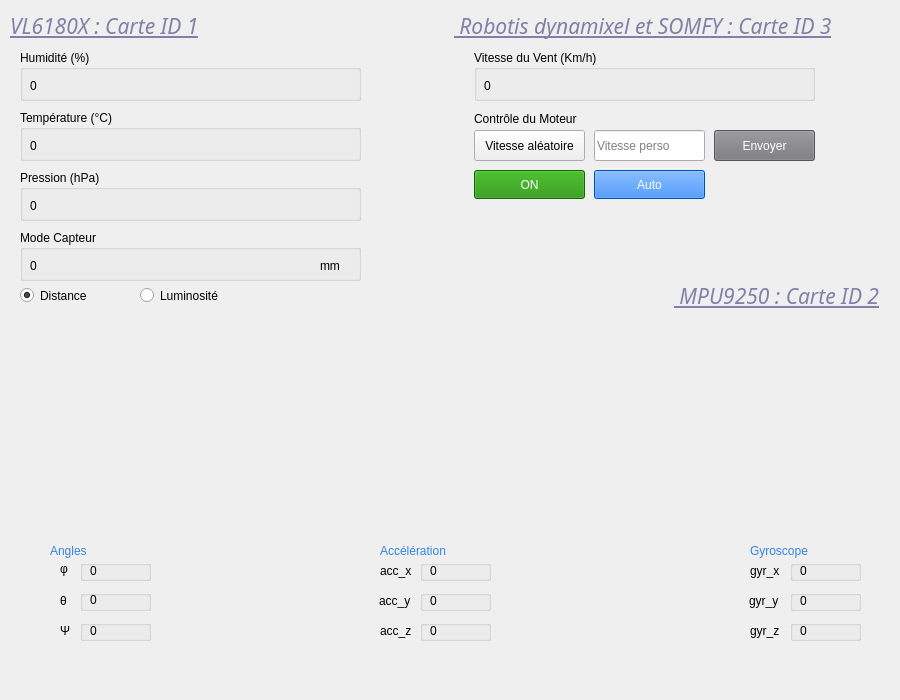
<?xml version="1.0" encoding="UTF-8"?>
<ui version="4.0">
 <class>MainWindow</class>
 <widget class="QMainWindow" name="MainWindow">
  <property name="geometry">
   <rect>
    <x>0</x>
    <y>0</y>
    <width>900</width>
    <height>700</height>
   </rect>
  </property>
  <property name="sizePolicy">
   <sizepolicy hsizetype="Ignored" vsizetype="Ignored">
    <horstretch>0</horstretch>
    <verstretch>0</verstretch>
   </sizepolicy>
  </property>
  <property name="maximumSize">
   <size>
    <width>900</width>
    <height>700</height>
   </size>
  </property>
  <property name="windowTitle">
   <string>IHM Bus CAN</string>
  </property>
  <widget class="QWidget" name="centralwidget">
   <property name="sizePolicy">
    <sizepolicy hsizetype="Expanding" vsizetype="Expanding">
     <horstretch>0</horstretch>
     <verstretch>0</verstretch>
    </sizepolicy>
   </property>
   <property name="maximumSize">
    <size>
     <width>900</width>
     <height>700</height>
    </size>
   </property>
   <widget class="QWidget" name="gridLayoutWidget">
    <property name="geometry">
     <rect>
      <x>0</x>
      <y>10</y>
      <width>901</width>
      <height>531</height>
     </rect>
    </property>
    <layout class="QGridLayout" name="gridLayout" rowstretch="1,0,0">
     <property name="sizeConstraint">
      <enum>QLayout::SetDefaultConstraint</enum>
     </property>
     <property name="leftMargin">
      <number>10</number>
     </property>
     <property name="rightMargin">
      <number>10</number>
     </property>
     <item row="2" column="0">
      <widget class="QWidget" name="widget" native="true"/>
     </item>
     <item row="0" column="0">
      <widget class="QWidget" name="MotorBox" native="true">
       <widget class="QWidget" name="DistanceBrightnessBox" native="true">
        <property name="geometry">
         <rect>
          <x>-10</x>
          <y>-10</y>
          <width>441</width>
          <height>591</height>
         </rect>
        </property>
        <widget class="QRadioButton" name="DistanceRadio">
         <property name="geometry">
          <rect>
           <x>20</x>
           <y>280</y>
           <width>112</width>
           <height>31</height>
          </rect>
         </property>
         <property name="styleSheet">
          <string notr="true">color: rgb(0, 0, 0);</string>
         </property>
         <property name="text">
          <string>Distance</string>
         </property>
         <property name="checked">
          <bool>true</bool>
         </property>
        </widget>
        <widget class="QRadioButton" name="BrightnessRadio">
         <property name="geometry">
          <rect>
           <x>140</x>
           <y>280</y>
           <width>112</width>
           <height>31</height>
          </rect>
         </property>
         <property name="styleSheet">
          <string notr="true">color: rgb(0, 0, 0);</string>
         </property>
         <property name="text">
          <string>Luminosité</string>
         </property>
        </widget>
        <widget class="QWidget" name="SensorValues" native="true">
         <property name="geometry">
          <rect>
           <x>0</x>
           <y>50</y>
           <width>861</width>
           <height>181</height>
          </rect>
         </property>
         <widget class="QGroupBox" name="HumidityValue">
          <property name="geometry">
           <rect>
            <x>20</x>
            <y>0</y>
            <width>341</width>
            <height>51</height>
           </rect>
          </property>
          <property name="title">
           <string>Humidité (%)</string>
          </property>
          <widget class="QLabel" name="HumidityLabel">
           <property name="geometry">
            <rect>
             <x>10</x>
             <y>20</y>
             <width>63</width>
             <height>31</height>
            </rect>
           </property>
           <property name="text">
            <string>0</string>
           </property>
          </widget>
         </widget>
         <widget class="QGroupBox" name="TemperatureValue">
          <property name="geometry">
           <rect>
            <x>20</x>
            <y>60</y>
            <width>341</width>
            <height>51</height>
           </rect>
          </property>
          <property name="title">
           <string>Température (°C)</string>
          </property>
          <widget class="QLabel" name="temperaturelabel">
           <property name="geometry">
            <rect>
             <x>10</x>
             <y>20</y>
             <width>63</width>
             <height>31</height>
            </rect>
           </property>
           <property name="text">
            <string>0</string>
           </property>
          </widget>
         </widget>
         <widget class="QGroupBox" name="PressureValue">
          <property name="geometry">
           <rect>
            <x>20</x>
            <y>120</y>
            <width>341</width>
            <height>51</height>
           </rect>
          </property>
          <property name="title">
           <string>Pression (hPa)</string>
          </property>
          <widget class="QLabel" name="PressureLabel">
           <property name="geometry">
            <rect>
             <x>10</x>
             <y>20</y>
             <width>63</width>
             <height>31</height>
            </rect>
           </property>
           <property name="text">
            <string>0</string>
           </property>
          </widget>
         </widget>
        </widget>
        <widget class="QLabel" name="label">
         <property name="geometry">
          <rect>
           <x>10</x>
           <y>10</y>
           <width>211</width>
           <height>31</height>
          </rect>
         </property>
         <property name="font">
          <font>
           <family>Noto Sans</family>
           <pointsize>16</pointsize>
           <weight>9</weight>
           <italic>true</italic>
           <bold>false</bold>
           <underline>true</underline>
          </font>
         </property>
         <property name="styleSheet">
          <string notr="true">font: 75 italic 16pt &quot;Noto Sans&quot;; 
text-decoration: underline;
color: rgb(128, 128, 168);</string>
         </property>
         <property name="text">
          <string>VL6180X : Carte ID 1</string>
         </property>
        </widget>
        <widget class="QGroupBox" name="groupBox">
         <property name="geometry">
          <rect>
           <x>20</x>
           <y>230</y>
           <width>341</width>
           <height>51</height>
          </rect>
         </property>
         <property name="title">
          <string>Mode Capteur</string>
         </property>
         <widget class="QLabel" name="DistanceBrightnessValue">
          <property name="geometry">
           <rect>
            <x>10</x>
            <y>20</y>
            <width>331</width>
            <height>31</height>
           </rect>
          </property>
          <property name="styleSheet">
           <string notr="true"/>
          </property>
          <property name="text">
           <string>0</string>
          </property>
          <property name="title" stdset="0">
           <string>Mode Capteur</string>
          </property>
         </widget>
         <widget class="QLabel" name="uniteLabel">
          <property name="geometry">
           <rect>
            <x>300</x>
            <y>20</y>
            <width>41</width>
            <height>31</height>
           </rect>
          </property>
          <property name="text">
           <string>mm</string>
          </property>
         </widget>
        </widget>
       </widget>
      </widget>
     </item>
     <item row="0" column="1">
      <widget class="QWidget" name="threeDbox" native="true">
       <property name="maximumSize">
        <size>
         <width>900</width>
         <height>300</height>
        </size>
       </property>
       <property name="focusPolicy">
        <enum>Qt::WheelFocus</enum>
       </property>
       <widget class="QPushButton" name="OnOffButton">
        <property name="geometry">
         <rect>
          <x>20</x>
          <y>160</y>
          <width>111</width>
          <height>29</height>
         </rect>
        </property>
        <property name="cursor">
         <cursorShape>PointingHandCursor</cursorShape>
        </property>
        <property name="styleSheet">
         <string notr="true">background-color: rgb(26, 141, 0);
color: rgb(255, 255, 255);</string>
        </property>
        <property name="text">
         <string>ON</string>
        </property>
       </widget>
       <widget class="QPushButton" name="autoToggleButton">
        <property name="geometry">
         <rect>
          <x>140</x>
          <y>160</y>
          <width>111</width>
          <height>29</height>
         </rect>
        </property>
        <property name="cursor">
         <cursorShape>PointingHandCursor</cursorShape>
        </property>
        <property name="styleSheet">
         <string notr="true">background-color: rgb(0, 110, 255);
color: rgb(255, 255, 255);</string>
        </property>
        <property name="text">
         <string>Auto</string>
        </property>
       </widget>
       <widget class="QLineEdit" name="MotorSpeed">
        <property name="geometry">
         <rect>
          <x>140</x>
          <y>120</y>
          <width>111</width>
          <height>31</height>
         </rect>
        </property>
        <property name="placeholderText">
         <string>Vitesse perso</string>
        </property>
       </widget>
       <widget class="QPushButton" name="setSpeed">
        <property name="geometry">
         <rect>
          <x>260</x>
          <y>120</y>
          <width>101</width>
          <height>31</height>
         </rect>
        </property>
        <property name="cursor">
         <cursorShape>PointingHandCursor</cursorShape>
        </property>
        <property name="styleSheet">
         <string notr="true">background-color: rgb(119, 118, 123);
color: rgb(255, 255, 255);</string>
        </property>
        <property name="text">
         <string>Envoyer</string>
        </property>
       </widget>
       <widget class="QGroupBox" name="windSpeedvalue">
        <property name="geometry">
         <rect>
          <x>20</x>
          <y>40</y>
          <width>341</width>
          <height>51</height>
         </rect>
        </property>
        <property name="styleSheet">
         <string notr="true"/>
        </property>
        <property name="title">
         <string>Vitesse du Vent (Km/h)</string>
        </property>
        <property name="flat">
         <bool>false</bool>
        </property>
        <widget class="QLabel" name="windSpeedLabel">
         <property name="geometry">
          <rect>
           <x>10</x>
           <y>20</y>
           <width>63</width>
           <height>31</height>
          </rect>
         </property>
         <property name="text">
          <string>0</string>
         </property>
        </widget>
       </widget>
       <widget class="QPushButton" name="MotorSpeed_2">
        <property name="geometry">
         <rect>
          <x>20</x>
          <y>120</y>
          <width>111</width>
          <height>31</height>
         </rect>
        </property>
        <property name="text">
         <string>Vitesse aléatoire</string>
        </property>
       </widget>
       <widget class="QLabel" name="label_2">
        <property name="geometry">
         <rect>
          <x>0</x>
          <y>0</y>
          <width>401</width>
          <height>31</height>
         </rect>
        </property>
        <property name="font">
         <font>
          <family>Noto Sans</family>
          <pointsize>16</pointsize>
          <weight>9</weight>
          <italic>true</italic>
          <bold>false</bold>
          <underline>true</underline>
         </font>
        </property>
        <property name="styleSheet">
         <string notr="true">font: 75 italic 16pt &quot;Noto Sans&quot;; 
text-decoration: underline;
color: rgb(128, 128, 168);</string>
        </property>
        <property name="text">
         <string> Robotis dynamixel et SOMFY : Carte ID 3</string>
        </property>
       </widget>
       <widget class="QLabel" name="label_16">
        <property name="geometry">
         <rect>
          <x>20</x>
          <y>100</y>
          <width>151</width>
          <height>18</height>
         </rect>
        </property>
        <property name="text">
         <string>Contrôle du Moteur</string>
        </property>
       </widget>
       <widget class="QLabel" name="label_17">
        <property name="geometry">
         <rect>
          <x>220</x>
          <y>270</y>
          <width>221</width>
          <height>31</height>
         </rect>
        </property>
        <property name="font">
         <font>
          <family>Noto Sans</family>
          <pointsize>16</pointsize>
          <weight>9</weight>
          <italic>true</italic>
          <bold>false</bold>
          <underline>true</underline>
         </font>
        </property>
        <property name="styleSheet">
         <string notr="true">font: 75 italic 16pt &quot;Noto Sans&quot;; 
text-decoration: underline;
color: rgb(128, 128, 168);</string>
        </property>
        <property name="text">
         <string> MPU9250 : Carte ID 2</string>
        </property>
       </widget>
      </widget>
     </item>
    </layout>
   </widget>
   <widget class="QGroupBox" name="phiValue">
    <property name="geometry">
     <rect>
      <x>80</x>
      <y>560</y>
      <width>71</width>
      <height>21</height>
     </rect>
    </property>
    <property name="title">
     <string/>
    </property>
    <widget class="QLabel" name="phiLabel">
     <property name="geometry">
      <rect>
       <x>10</x>
       <y>0</y>
       <width>71</width>
       <height>21</height>
      </rect>
     </property>
     <property name="text">
      <string>0</string>
     </property>
    </widget>
   </widget>
   <widget class="QGroupBox" name="ThetaValue">
    <property name="geometry">
     <rect>
      <x>80</x>
      <y>590</y>
      <width>71</width>
      <height>21</height>
     </rect>
    </property>
    <property name="title">
     <string/>
    </property>
    <widget class="QLabel" name="ThetaLabel">
     <property name="geometry">
      <rect>
       <x>10</x>
       <y>0</y>
       <width>61</width>
       <height>20</height>
      </rect>
     </property>
     <property name="text">
      <string>0</string>
     </property>
    </widget>
   </widget>
   <widget class="QGroupBox" name="PsiValue">
    <property name="geometry">
     <rect>
      <x>80</x>
      <y>620</y>
      <width>71</width>
      <height>21</height>
     </rect>
    </property>
    <property name="title">
     <string/>
    </property>
    <widget class="QLabel" name="PsiLabel">
     <property name="geometry">
      <rect>
       <x>10</x>
       <y>0</y>
       <width>71</width>
       <height>21</height>
      </rect>
     </property>
     <property name="text">
      <string>0</string>
     </property>
    </widget>
   </widget>
   <widget class="QLabel" name="label_3">
    <property name="geometry">
     <rect>
      <x>60</x>
      <y>560</y>
      <width>21</width>
      <height>18</height>
     </rect>
    </property>
    <property name="text">
     <string>φ</string>
    </property>
   </widget>
   <widget class="QLabel" name="label_4">
    <property name="geometry">
     <rect>
      <x>60</x>
      <y>580</y>
      <width>20</width>
      <height>41</height>
     </rect>
    </property>
    <property name="text">
     <string>θ</string>
    </property>
   </widget>
   <widget class="QLabel" name="label_5">
    <property name="geometry">
     <rect>
      <x>60</x>
      <y>620</y>
      <width>21</width>
      <height>21</height>
     </rect>
    </property>
    <property name="text">
     <string>Ψ</string>
    </property>
   </widget>
   <widget class="QLabel" name="label_6">
    <property name="geometry">
     <rect>
      <x>50</x>
      <y>540</y>
      <width>61</width>
      <height>21</height>
     </rect>
    </property>
    <property name="styleSheet">
     <string notr="true">font: 75 italic 12pt &quot;Noto Sans Display&quot;;
color: rgb(53, 132, 228);</string>
    </property>
    <property name="text">
     <string>Angles</string>
    </property>
   </widget>
   <widget class="QLabel" name="label_8">
    <property name="geometry">
     <rect>
      <x>380</x>
      <y>540</y>
      <width>101</width>
      <height>21</height>
     </rect>
    </property>
    <property name="styleSheet">
     <string notr="true">font: 75 italic 12pt &quot;Noto Sans Display&quot;;
color: rgb(53, 132, 228);</string>
    </property>
    <property name="text">
     <string>Accélération</string>
    </property>
   </widget>
   <widget class="QLabel" name="label_9">
    <property name="geometry">
     <rect>
      <x>750</x>
      <y>540</y>
      <width>101</width>
      <height>21</height>
     </rect>
    </property>
    <property name="styleSheet">
     <string notr="true">font: 75 italic 12pt &quot;Noto Sans Display&quot;;
color: rgb(53, 132, 228);</string>
    </property>
    <property name="text">
     <string>Gyroscope</string>
    </property>
   </widget>
   <widget class="QLabel" name="label_10">
    <property name="geometry">
     <rect>
      <x>380</x>
      <y>560</y>
      <width>41</width>
      <height>21</height>
     </rect>
    </property>
    <property name="text">
     <string>acc_x</string>
    </property>
   </widget>
   <widget class="QGroupBox" name="accelerationx_value">
    <property name="geometry">
     <rect>
      <x>420</x>
      <y>560</y>
      <width>71</width>
      <height>21</height>
     </rect>
    </property>
    <property name="title">
     <string/>
    </property>
    <widget class="QLabel" name="accelerationxLabel">
     <property name="geometry">
      <rect>
       <x>10</x>
       <y>0</y>
       <width>71</width>
       <height>21</height>
      </rect>
     </property>
     <property name="text">
      <string>0</string>
     </property>
    </widget>
   </widget>
   <widget class="QLabel" name="label_11">
    <property name="geometry">
     <rect>
      <x>379</x>
      <y>590</y>
      <width>41</width>
      <height>21</height>
     </rect>
    </property>
    <property name="text">
     <string>acc_y</string>
    </property>
   </widget>
   <widget class="QLabel" name="label_12">
    <property name="geometry">
     <rect>
      <x>380</x>
      <y>620</y>
      <width>41</width>
      <height>21</height>
     </rect>
    </property>
    <property name="text">
     <string>acc_z</string>
    </property>
   </widget>
   <widget class="QGroupBox" name="accelerationy_value">
    <property name="geometry">
     <rect>
      <x>420</x>
      <y>590</y>
      <width>71</width>
      <height>21</height>
     </rect>
    </property>
    <property name="title">
     <string/>
    </property>
    <widget class="QLabel" name="accelerationyLabel">
     <property name="geometry">
      <rect>
       <x>10</x>
       <y>0</y>
       <width>71</width>
       <height>21</height>
      </rect>
     </property>
     <property name="text">
      <string>0</string>
     </property>
    </widget>
   </widget>
   <widget class="QGroupBox" name="accelerationz_value">
    <property name="geometry">
     <rect>
      <x>420</x>
      <y>620</y>
      <width>71</width>
      <height>21</height>
     </rect>
    </property>
    <property name="title">
     <string/>
    </property>
    <widget class="QLabel" name="accelerationzLabel">
     <property name="geometry">
      <rect>
       <x>10</x>
       <y>0</y>
       <width>71</width>
       <height>21</height>
      </rect>
     </property>
     <property name="text">
      <string>0</string>
     </property>
    </widget>
   </widget>
   <widget class="QGroupBox" name="gyroscopex_value">
    <property name="geometry">
     <rect>
      <x>790</x>
      <y>560</y>
      <width>71</width>
      <height>21</height>
     </rect>
    </property>
    <property name="title">
     <string/>
    </property>
    <widget class="QLabel" name="gyroscopexLabel">
     <property name="geometry">
      <rect>
       <x>10</x>
       <y>0</y>
       <width>71</width>
       <height>21</height>
      </rect>
     </property>
     <property name="text">
      <string>0</string>
     </property>
    </widget>
   </widget>
   <widget class="QGroupBox" name="gyroscopey_value">
    <property name="geometry">
     <rect>
      <x>790</x>
      <y>590</y>
      <width>71</width>
      <height>21</height>
     </rect>
    </property>
    <property name="title">
     <string/>
    </property>
    <widget class="QLabel" name="gyroscopeyLabel">
     <property name="geometry">
      <rect>
       <x>10</x>
       <y>0</y>
       <width>71</width>
       <height>21</height>
      </rect>
     </property>
     <property name="text">
      <string>0</string>
     </property>
    </widget>
   </widget>
   <widget class="QGroupBox" name="gyroscopez_value">
    <property name="geometry">
     <rect>
      <x>790</x>
      <y>620</y>
      <width>71</width>
      <height>21</height>
     </rect>
    </property>
    <property name="title">
     <string/>
    </property>
    <widget class="QLabel" name="gyroscopezLabel">
     <property name="geometry">
      <rect>
       <x>10</x>
       <y>0</y>
       <width>71</width>
       <height>21</height>
      </rect>
     </property>
     <property name="text">
      <string>0</string>
     </property>
    </widget>
   </widget>
   <widget class="QLabel" name="label_13">
    <property name="geometry">
     <rect>
      <x>750</x>
      <y>560</y>
      <width>41</width>
      <height>21</height>
     </rect>
    </property>
    <property name="text">
     <string>gyr_x</string>
    </property>
   </widget>
   <widget class="QLabel" name="label_14">
    <property name="geometry">
     <rect>
      <x>749</x>
      <y>590</y>
      <width>41</width>
      <height>21</height>
     </rect>
    </property>
    <property name="text">
     <string>gyr_y</string>
    </property>
   </widget>
   <widget class="QLabel" name="label_15">
    <property name="geometry">
     <rect>
      <x>750</x>
      <y>620</y>
      <width>41</width>
      <height>21</height>
     </rect>
    </property>
    <property name="text">
     <string>gyr_z</string>
    </property>
   </widget>
  </widget>
  <widget class="QMenuBar" name="menubar">
   <property name="geometry">
    <rect>
     <x>0</x>
     <y>0</y>
     <width>900</width>
     <height>23</height>
    </rect>
   </property>
  </widget>
  </widget>
</ui>
